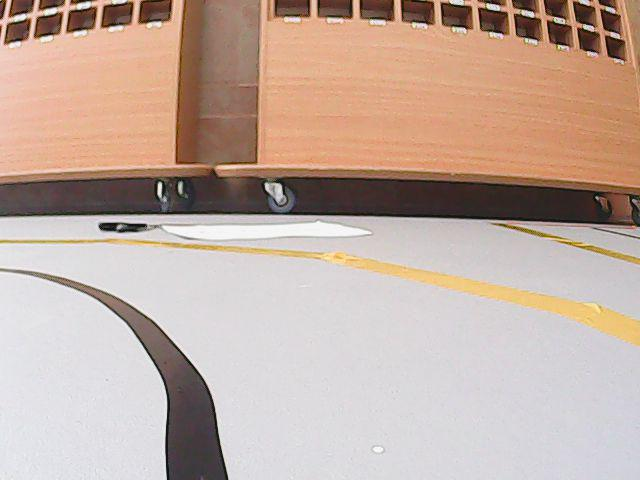
#> input picture images/lubin34.jpg, 640 x 480 px, found by its file name
$ python aviv.py
#> lines starting #> are read from the running program, lines starting #| are printed output that depends on the picture; after the words box and inside, x2 and y2 are one past the last pixel; in counts of white or black regions, pixels touching at a corner belong together

from __future__ import print_function
import cv2 as cv
import argparse

import numpy as np

max_lowThreshold = 100
window_name = 'Edge Map'
title_trackbar = 'Min Threshold:'
ratio = 3
kernel_size = 3


parser = argparse.ArgumentParser(description='Code for Canny Edge Detector tutorial.')
parser.add_argument('--input', help='Path to input image.', default='lubin34.jpg')
args = parser.parse_args()
src = cv.imread(cv.samples.findFile(args.input))
#> src is the input picture: shape (480, 640, 3); mean B, G, R 160.2, 171.9, 193.8
src_gray = cv.cvtColor(src, cv.COLOR_BGR2GRAY)
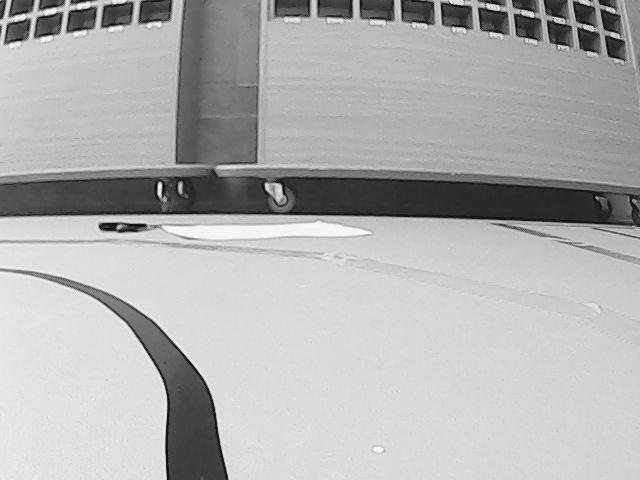
#> src_gray: shape (480, 640); min 1, max 255, mean 177.1
img_blur = cv.blur(src_gray, (3,3))

low_threshold = 100
detected_edges = cv.Canny(img_blur, low_threshold, low_threshold*ratio, kernel_size)
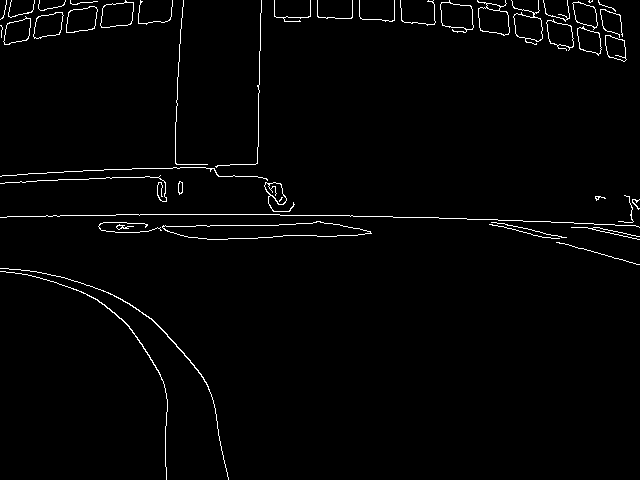
#> detected_edges: shape (480, 640); 1.8% white in thin lines or dots

detected_edges = detected_edges[240:480, 0:640]
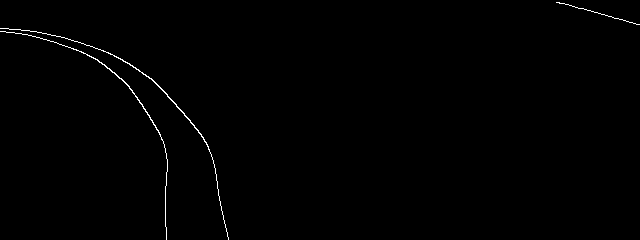
#> detected_edges: shape (240, 640); 0.54% white in thin lines or dots

lines = cv.HoughLinesP(detected_edges, 2, np.pi / 180, 1, 15, 5)
#> lines = 22 rows, first 6: [165, 223, 165, 186], [127, 84, 141, 104], [21, 30, 29, 30], [113, 55, 120, 58], [34, 31, 40, 32], [148, 76, 165, 93]

for line in lines:
    x1, y1, x2, y2 = line[0]
    cv.line(detected_edges, (x1,y1), (x2,y2), (255,255,255), 3)
#> this loop made 22 passes
#> (x1, y1, x2, y2) on passes 1 to 12: (165, 223, 165, 186), (127, 84, 141, 104), (21, 30, 29, 30), (113, 55, 120, 58), (34, 31, 40, 32), (148, 76, 165, 93), (615, 18, 628, 21), (95, 58, 108, 68), (171, 99, 178, 108), (225, 224, 226, 231), (166, 239, 166, 227), (15, 33, 21, 33)
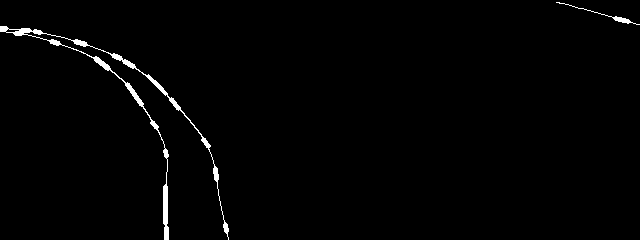
#> detected_edges: shape (240, 640); 1.2% white; 2 white regions, box (x1, y1, x2, y2) and area: (0, 26, 229, 240) 1746, (556, 2, 640, 25) 145

cv.imshow(window_name, detected_edges)
cv.namedWindow(window_name)
cv.waitKey()

$ run again, with images/lubin0.jpg copied over images/lubin34.jpg
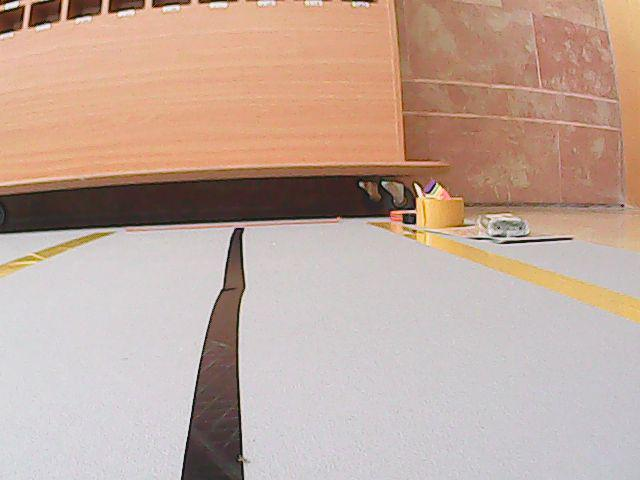
#> input picture images/lubin0.jpg, 640 x 480 px, found by its file name
#> src is the input picture: shape (480, 640, 3); mean B, G, R 154.8, 167.7, 192.8
#> `detected_edges = cv.Canny(img_blur, low_threshold, low_threshold*ratio..`:
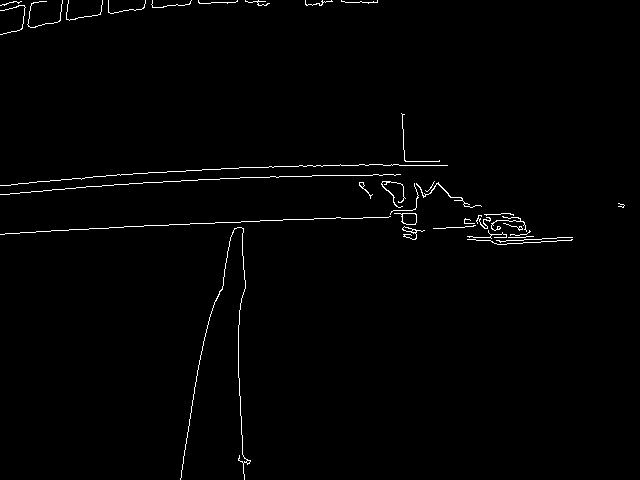
#> detected_edges: shape (480, 640); 1.1% white in thin lines or dots
#> lines = 25 rows, first 6: [243, 29, 243, 16], [183, 223, 183, 216], [205, 95, 209, 78], [241, 185, 241, 194], [239, 155, 239, 138], [238, 117, 238, 103]
#> the loop `for line in lines:` made 25 passes
#> after the loop `for line in lines:`:
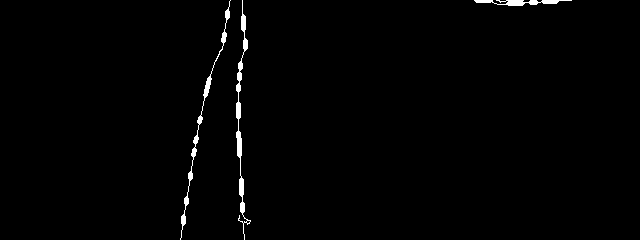
#> detected_edges: shape (240, 640); 1.1% white; 3 white regions, box (x1, y1, x2, y2) and area: (236, 0, 251, 240) 735, (180, 0, 231, 240) 582, (474, 0, 572, 6) 307
